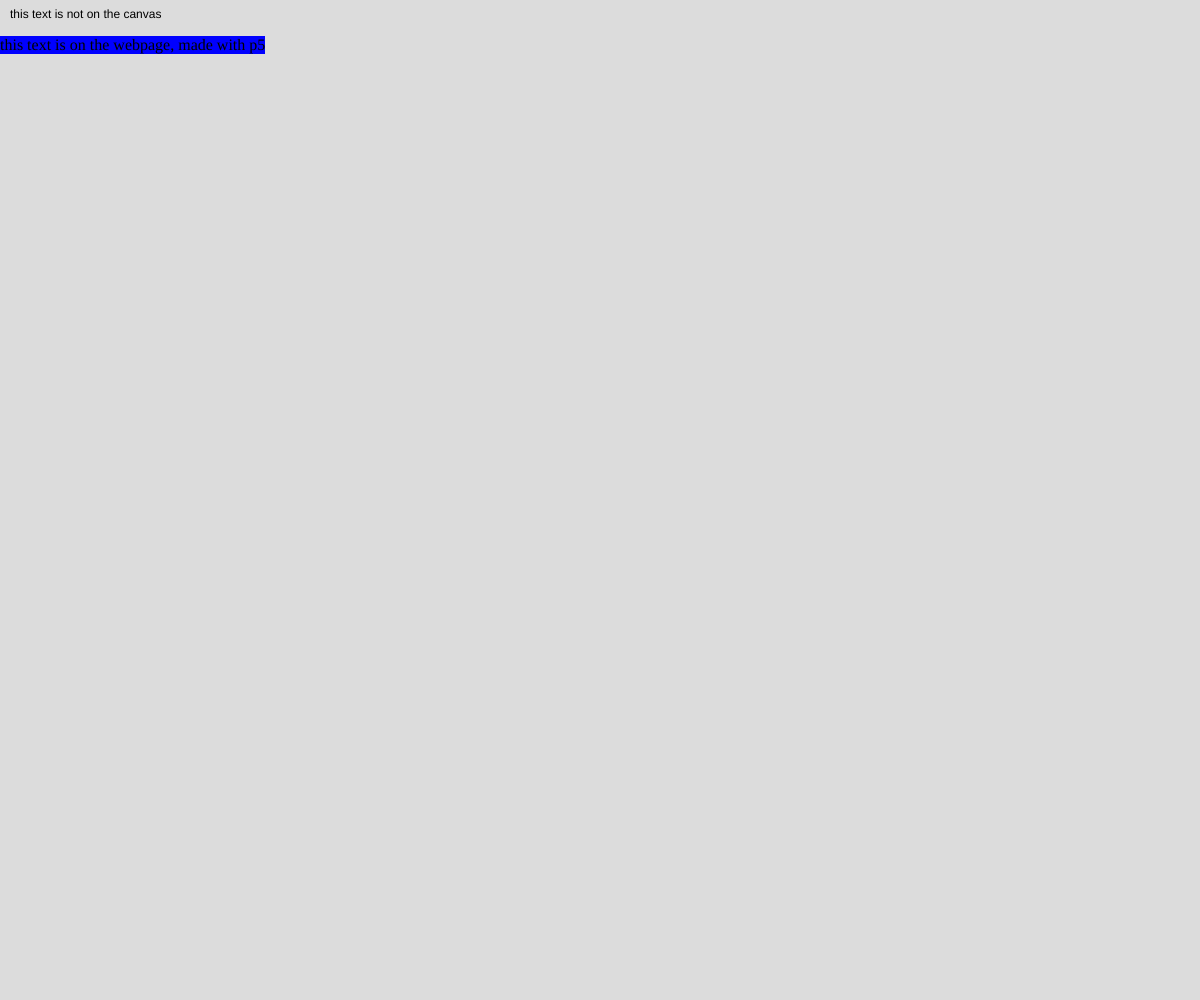
Frame 1 (no input)
Frame 60 (no input): identical to frame 1, image omitted
Frame 120 (the mouse pressed at the canvas centre since frame 60): identical to frame 1, image omitted

The p5.js sketch that drew this single still picture (run headless with seeded random() and noise() and a simulated clock; from frame 60 on, the mouse is pressed at the canvas centre):

// p5.js sketch
// ── sketch.js
// store my paragraph
let para
function setup() {
  createCanvas(windowWidth, windowHeight);

  para = createP('this text is on the webpage, made with p5')

  // adjust the position of my p5 added <p> 
  para.position(0,20)
 // adjusting the CSS with javascript
 // any styles applied with js will override any styles applied with CSS
  para.style('background-color:blue')
}

function draw() {
  background(220);
  text('this text is not on the canvas', 10, 18)
}
// ── style.css
html, body {
  margin: 0;
  padding: 0;
}
canvas {
  display: block;
}

/* grab all of my <p> tags */
p {
  background-color: red;
  color: white
}
